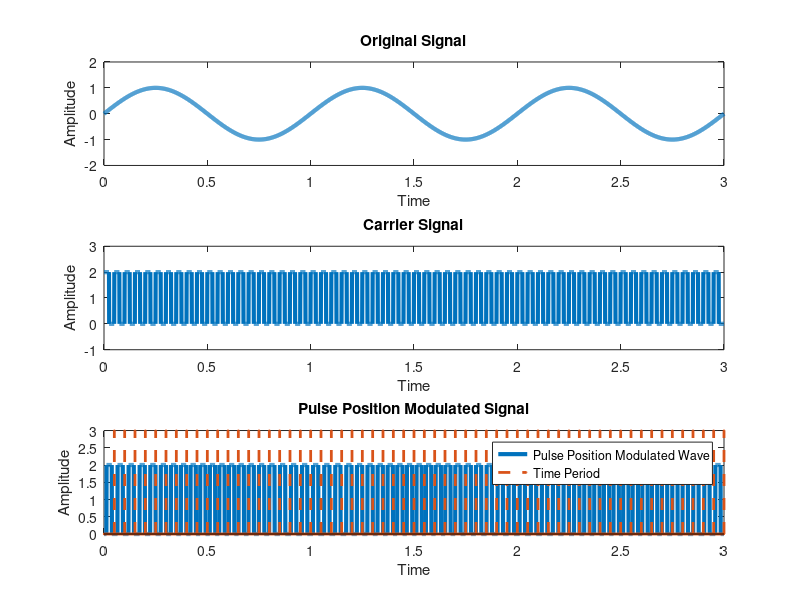

Reproduce this figure in MATLAB.
clc
clear all;
close all;
%%
Vm = 1;
w = 1;
Vp = 2;
samp_freq = 1200;
t = 0:(1/samp_freq):3;
f = Vm*sin(2*pi*w*t);
figure;
subplot(3, 1, 1);
plot(t, f, 'Linewidth', 3);
ylim([-Vm-1, Vm + 1]);
title('Original Signal');
xlabel('Time');
ylabel('Amplitude');
len = length(t);
s(1:len) = 0;
frequency = 60;
for i = 1:frequency
    s(((len-1)/frequency*(i-1)+1):((len-1)/frequency*(i-1)+(len-1)/(2*frequency))) = Vp;
end;
subplot(3, 1, 2);
plot(t, s, 'Linewidth', 3);
ylim([-1, Vp + 1]);
title('Carrier Signal');
xlabel('Time');
ylabel('Amplitude');
ppm(1:len) = 0;
p = (len-1)/(4*frequency);
for i = 1:frequency
    ppm(((len-1)/frequency)*(i-1) + (floor((f(((len-1)/frequency)*(i-1)+1) + 1)*p)+1) : ((len-1)/frequency)*(i-1) + (floor((f(((len-1)/frequency)*(i-1)+1) + 1)*p)+1) + ((len-1)/(2*frequency))) = Vp; 
end;
period(1:len) = 0;
for i = 1:frequency
    period(((len-1)/frequency)*(i)+1) = Vp+1;
end;
subplot(3, 1, 3);
plot(t, ppm, 'Linewidth', 3);
hold on;
stem(t, period,'--', 'MarkerSize', 1, 'Linewidth', 2);
legend('Pulse Position Modulated Wave','Time Period');
ylim([0, Vp + 1]);
xlabel('Time');
ylabel('Amplitude');
title('Pulse Position Modulated Signal');